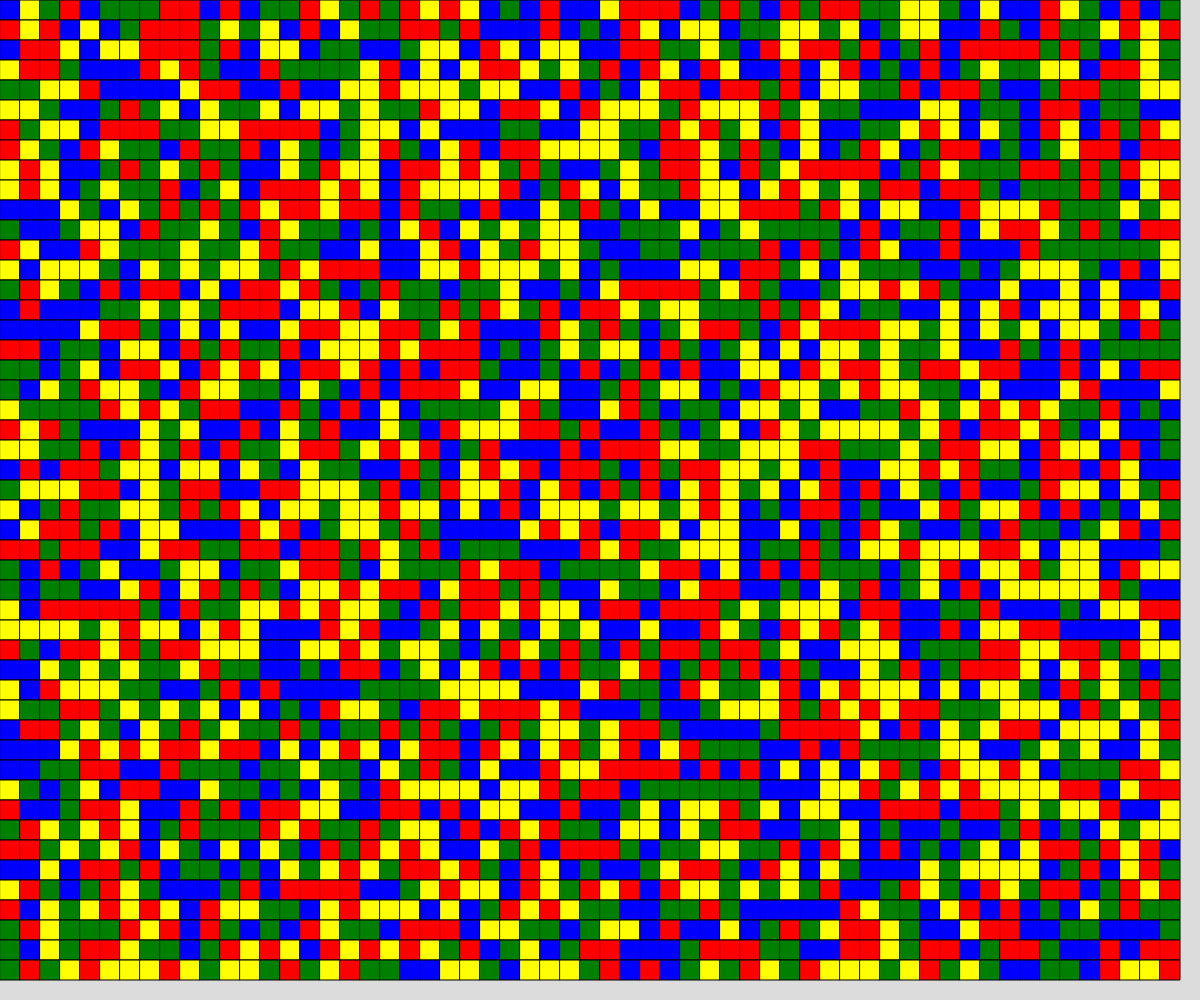
Frame 1 (no input)
Frame 60 (no input): identical to frame 1, image omitted
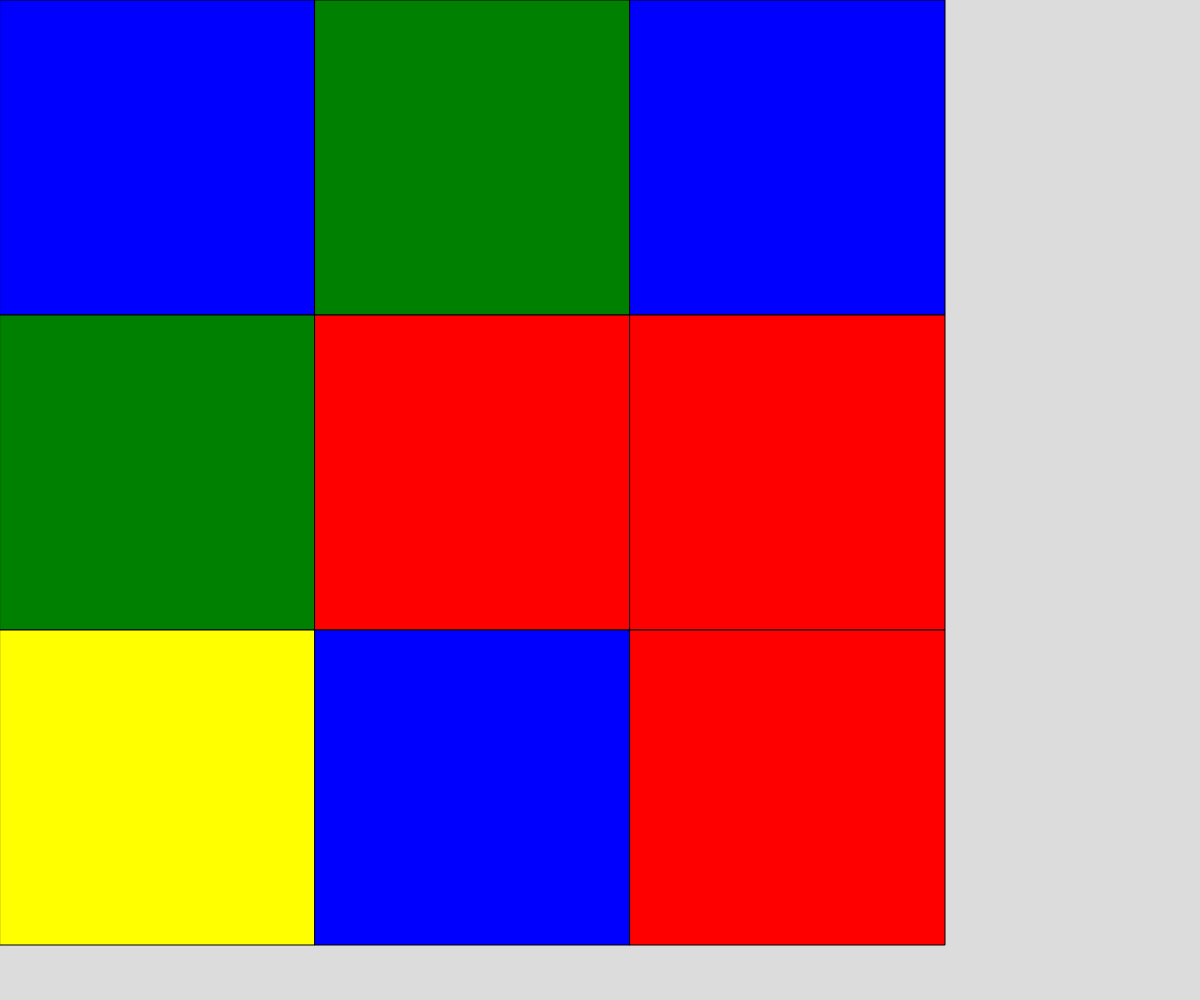
Frame 120 (the mouse pressed at the canvas centre since frame 60)

The p5.js sketch that drew these frames (run headless with seeded random() and noise() and a simulated clock; from frame 60 on, the mouse is pressed at the canvas centre):

// p5.js sketch
// ── sketch.js
// Project Title
// Your Name
// Date
//
// Extra for Experts:
// - describe what you did to take this project "above and beyond"
let squaresize=20
let update= true
function setup() {
  createCanvas(windowWidth, windowHeight);
}

function draw() {
  
  if (update===true){
    background(220);
    grid()
  }
  if(mouseIsPressed){
    update=true
    if(squaresize<width && squaresize<height){
      squaresize+=5
    }
    

  }
  
}
function grid(){
  update=false
  let x
  let y
  let fillnumber=60
  let fillnumber2=0
  let fillnumber3=0
  
  for(x = 0; x < width-squaresize; x+=squaresize){
    for(y = 0; y < height-squaresize; y+=squaresize){
      fillnumber+=1
      fillnumber2+=1
      fillnumber3+=1
      let c = random(['red', 'yellow', 'blue', 'green']);
      fill(c)
      square(x,y,squaresize)
      
    }
  }
}
